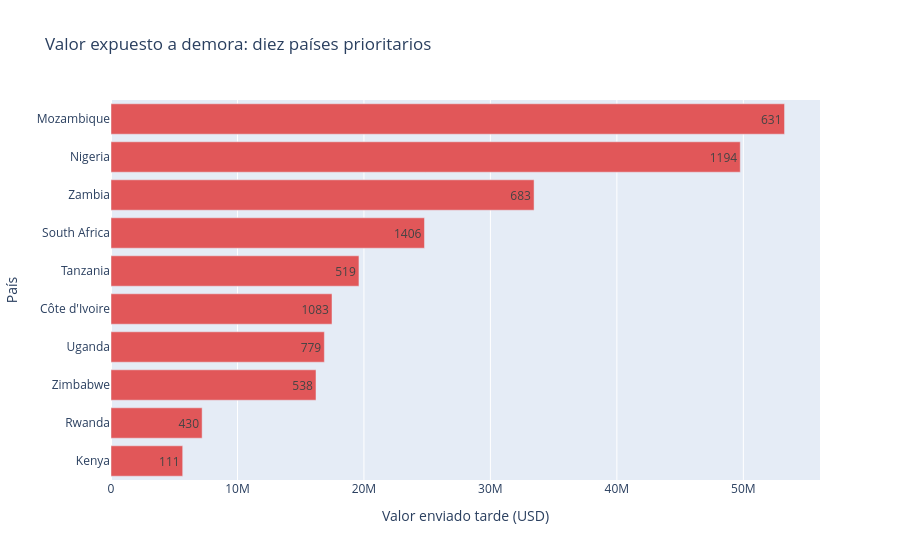

The code cell stored with this chart in its notebook:
### Code cell
# ¿En qué países se concentra el mayor valor de envíos tardíos entre los segmentos comparables?

priority_countries = country_summary.nlargest(
    10, "valor_enviado_tarde_usd"
).sort_values("valor_enviado_tarde_usd")
priority_countries.to_csv(SUBMISSION_DIR / "priority_countries.csv", index=False)
px.bar(
    priority_countries,
    x="valor_enviado_tarde_usd",
    y="Country",
    orientation="h",
    text="envíos",
    title="Valor expuesto a demora: diez países prioritarios",
    labels={
        "valor_enviado_tarde_usd": "Valor enviado tarde (USD)",
        "Country": "País",
        "envíos": "Envíos",
    },
    color_discrete_sequence=["#e15759"],
)

### Figure 1 — Plotly figure (JSON) as saved in the notebook; plotly's stock layout.template omitted (floating-point values rounded to 4 significant figures)
{"data": [{"hovertemplate": "Valor enviado tarde (USD)=%{x}<br>País=%{y}<br>Envíos=%{text}<extra></extra>", "legendgroup": "", "marker": {"color": "#e15759", "pattern": {"shape": ""}}, "name": "", "orientation": "h", "showlegend": false, "text": [111.0, 430.0, 538.0, 779.0, 1083.0, 519.0, 1406.0, 683.0, 1194.0, 631.0], "textposition": "auto", "type": "bar", "x": [5670000.0, 7206000.0, 16210000.0, 16870000.0, 17480000.0, 19610000.0, 24790000.0, 33450000.0, 49760000.0, 53260000.0], "xaxis": "x", "y": ["Kenya", "Rwanda", "Zimbabwe", "Uganda", "Côte d'Ivoire", "Tanzania", "South Africa", "Zambia", "Nigeria", "Mozambique"], "yaxis": "y"}], "layout": {"barmode": "relative", "legend": {"tracegroupgap": 0}, "title": {"text": "Valor expuesto a demora: diez países prioritarios"}, "xaxis": {"anchor": "y", "domain": [0, 1], "title": {"text": "Valor enviado tarde (USD)"}}, "yaxis": {"anchor": "x", "domain": [0, 1], "title": {"text": "País"}}}}
